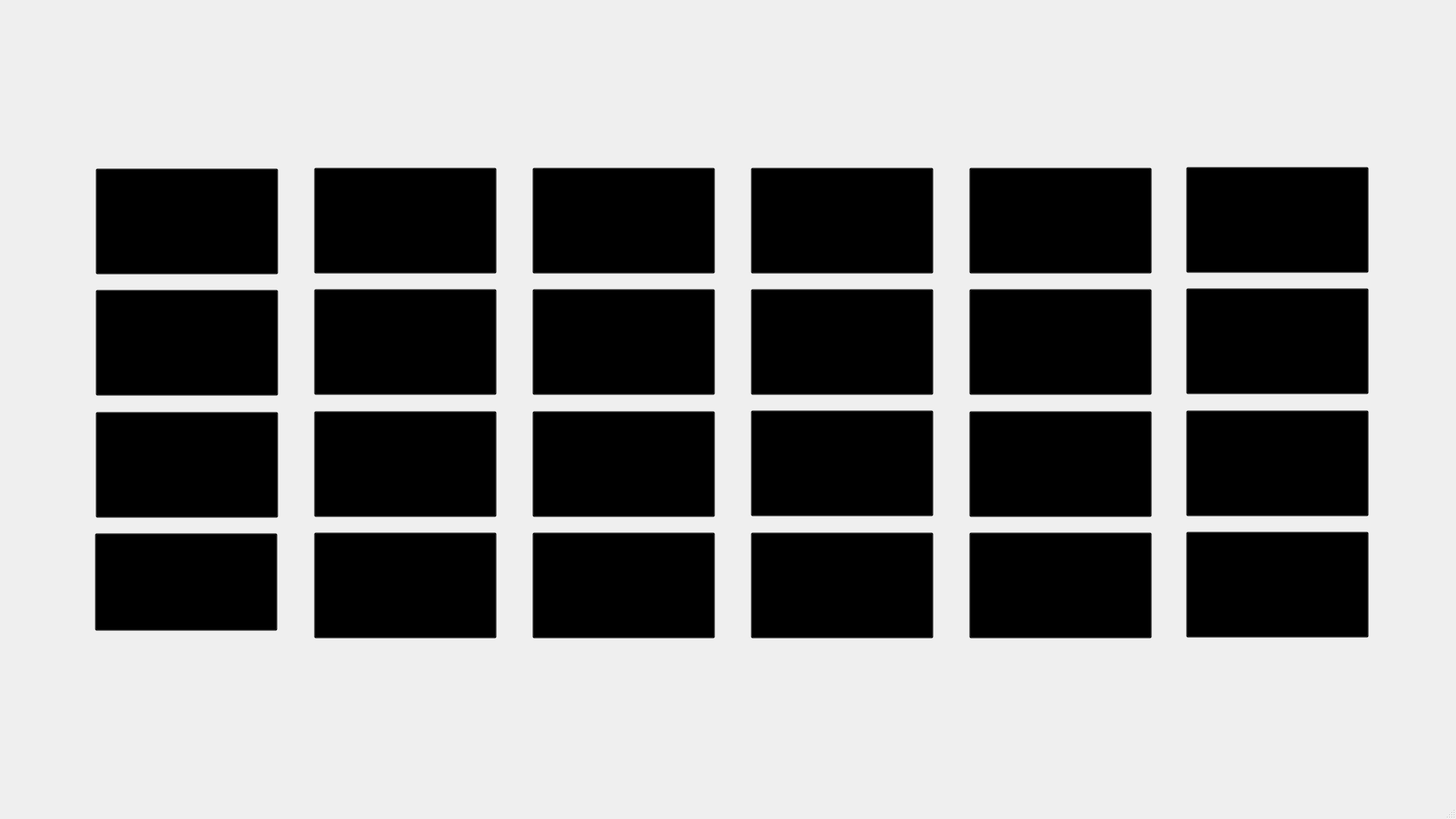
<?xml version="1.0" encoding="UTF-8"?>
<ui version="4.0">
 <class>MainWindow</class>
 <widget class="QMainWindow" name="MainWindow">
  <property name="geometry">
   <rect>
    <x>0</x>
    <y>0</y>
    <width>1920</width>
    <height>1080</height>
   </rect>
  </property>
  <property name="minimumSize">
   <size>
    <width>1920</width>
    <height>1080</height>
   </size>
  </property>
  <property name="windowTitle">
   <string>MainWindow</string>
  </property>
  <property name="styleSheet">
   <string notr="true">background-image: url(&quot;D:/Faculta/ModernC++/Triviador/Triviador/images/water-2.png&quot;)</string>
  </property>
  <widget class="QWidget" name="centralwidget">
   <widget class="QLabel" name="label">
    <property name="geometry">
     <rect>
      <x>0</x>
      <y>0</y>
      <width>161</width>
      <height>201</height>
     </rect>
    </property>
    <property name="styleSheet">
     <string notr="true">
image: url(&quot;D:/Faculta/ModernC++/Triviador/Triviador/images/shield1.png&quot;);</string>
    </property>
    <property name="text">
     <string/>
    </property>
   </widget>
   <widget class="QLabel" name="label_2">
    <property name="geometry">
     <rect>
      <x>1760</x>
      <y>0</y>
      <width>161</width>
      <height>191</height>
     </rect>
    </property>
    <property name="styleSheet">
     <string notr="true">
image: url(&quot;D:/Faculta/ModernC++/Triviador/Triviador/images/shield4.png&quot;);</string>
    </property>
    <property name="text">
     <string/>
    </property>
   </widget>
   <widget class="QLabel" name="label_3">
    <property name="geometry">
     <rect>
      <x>1760</x>
      <y>832</y>
      <width>171</width>
      <height>201</height>
     </rect>
    </property>
    <property name="styleSheet">
     <string notr="true">
image: url(&quot;D:/Faculta/ModernC++/Triviador/Triviador/images/shield3.png&quot;);</string>
    </property>
    <property name="text">
     <string/>
    </property>
   </widget>
   <widget class="QLabel" name="label_4">
    <property name="geometry">
     <rect>
      <x>0</x>
      <y>832</y>
      <width>161</width>
      <height>201</height>
     </rect>
    </property>
    <property name="styleSheet">
     <string notr="true">
image: url(&quot;D:/Faculta/ModernC++/Triviador/Triviador/images/shield2.png&quot;);</string>
    </property>
    <property name="text">
     <string/>
    </property>
   </widget>
   <widget class="QPushButton" name="pushButton">
    <property name="geometry">
     <rect>
      <x>126</x>
      <y>222</y>
      <width>241</width>
      <height>140</height>
     </rect>
    </property>
    <property name="styleSheet">
     <string notr="true">image:url(&quot;D:/Faculta/ModernC++/Triviador/Triviador/images/island1-removebg-preview.png&quot;);
background-color: transparent;</string>
    </property>
    <property name="text">
     <string/>
    </property>
   </widget>
   <widget class="QPushButton" name="pushButton_2">
    <property name="geometry">
     <rect>
      <x>126</x>
      <y>382</y>
      <width>241</width>
      <height>140</height>
     </rect>
    </property>
    <property name="styleSheet">
     <string notr="true">image:url(&quot;D:/Faculta/ModernC++/Triviador/Triviador/images/island2-removebg-preview.png&quot;);
background-color: transparent;</string>
    </property>
    <property name="text">
     <string/>
    </property>
   </widget>
   <widget class="QPushButton" name="pushButton_3">
    <property name="geometry">
     <rect>
      <x>126</x>
      <y>543</y>
      <width>241</width>
      <height>140</height>
     </rect>
    </property>
    <property name="styleSheet">
     <string notr="true">image:url(&quot;D:/Faculta/ModernC++/Triviador/Triviador/images/island2-removebg-preview.png&quot;);
background-color: transparent;</string>
    </property>
    <property name="text">
     <string/>
    </property>
   </widget>
   <widget class="QPushButton" name="pushButton_4">
    <property name="geometry">
     <rect>
      <x>125</x>
      <y>703</y>
      <width>241</width>
      <height>129</height>
     </rect>
    </property>
    <property name="styleSheet">
     <string notr="true">image:url(&quot;D:/Faculta/ModernC++/Triviador/Triviador/images/island2-removebg-preview.png&quot;);
background-color: transparent;</string>
    </property>
    <property name="text">
     <string/>
    </property>
   </widget>
   <widget class="QPushButton" name="pushButton_6">
    <property name="geometry">
     <rect>
      <x>414</x>
      <y>381</y>
      <width>241</width>
      <height>140</height>
     </rect>
    </property>
    <property name="styleSheet">
     <string notr="true">image:url(&quot;D:/Faculta/ModernC++/Triviador/Triviador/images/island1-removebg-preview.png&quot;);
background-color: transparent;</string>
    </property>
    <property name="text">
     <string/>
    </property>
   </widget>
   <widget class="QPushButton" name="pushButton_7">
    <property name="geometry">
     <rect>
      <x>414</x>
      <y>221</y>
      <width>241</width>
      <height>140</height>
     </rect>
    </property>
    <property name="styleSheet">
     <string notr="true">image:url(&quot;D:/Faculta/ModernC++/Triviador/Triviador/images/island1-removebg-preview.png&quot;);
background-color: transparent;</string>
    </property>
    <property name="text">
     <string/>
    </property>
   </widget>
   <widget class="QPushButton" name="pushButton_8">
    <property name="geometry">
     <rect>
      <x>414</x>
      <y>702</y>
      <width>241</width>
      <height>140</height>
     </rect>
    </property>
    <property name="styleSheet">
     <string notr="true">image:url(&quot;D:/Faculta/ModernC++/Triviador/Triviador/images/island3-removebg-preview.png&quot;);
background-color: transparent;</string>
    </property>
    <property name="text">
     <string/>
    </property>
   </widget>
   <widget class="QPushButton" name="pushButton_9">
    <property name="geometry">
     <rect>
      <x>414</x>
      <y>542</y>
      <width>241</width>
      <height>140</height>
     </rect>
    </property>
    <property name="styleSheet">
     <string notr="true">image:url(&quot;D:/Faculta/ModernC++/Triviador/Triviador/images/island2-removebg-preview.png&quot;);
background-color: transparent;</string>
    </property>
    <property name="text">
     <string/>
    </property>
   </widget>
   <widget class="QPushButton" name="pushButton_10">
    <property name="geometry">
     <rect>
      <x>990</x>
      <y>541</y>
      <width>241</width>
      <height>140</height>
     </rect>
    </property>
    <property name="styleSheet">
     <string notr="true">image:url(&quot;D:/Faculta/ModernC++/Triviador/Triviador/images/island8-removebg-preview.png&quot;);
background-color: transparent;</string>
    </property>
    <property name="text">
     <string/>
    </property>
   </widget>
   <widget class="QPushButton" name="pushButton_11">
    <property name="geometry">
     <rect>
      <x>990</x>
      <y>702</y>
      <width>241</width>
      <height>140</height>
     </rect>
    </property>
    <property name="styleSheet">
     <string notr="true">image:url(&quot;D:/Faculta/ModernC++/Triviador/Triviador/images/island8-removebg-preview.png&quot;);
background-color: transparent;</string>
    </property>
    <property name="text">
     <string/>
    </property>
   </widget>
   <widget class="QPushButton" name="pushButton_12">
    <property name="geometry">
     <rect>
      <x>990</x>
      <y>221</y>
      <width>241</width>
      <height>140</height>
     </rect>
    </property>
    <property name="styleSheet">
     <string notr="true">image:url(&quot;D:/Faculta/ModernC++/Triviador/Triviador/images/island4-removebg-preview.png&quot;);
background-color: transparent;</string>
    </property>
    <property name="text">
     <string/>
    </property>
   </widget>
   <widget class="QPushButton" name="pushButton_5">
    <property name="geometry">
     <rect>
      <x>702</x>
      <y>381</y>
      <width>241</width>
      <height>140</height>
     </rect>
    </property>
    <property name="styleSheet">
     <string notr="true">image:url(&quot;D:/Faculta/ModernC++/Triviador/Triviador/images/island3-removebg-preview.png&quot;);
background-color: transparent;</string>
    </property>
    <property name="text">
     <string/>
    </property>
   </widget>
   <widget class="QPushButton" name="pushButton_13">
    <property name="geometry">
     <rect>
      <x>702</x>
      <y>221</y>
      <width>241</width>
      <height>140</height>
     </rect>
    </property>
    <property name="styleSheet">
     <string notr="true">image:url(&quot;D:/Faculta/ModernC++/Triviador/Triviador/images/island1-removebg-preview.png&quot;);
background-color: transparent;</string>
    </property>
    <property name="text">
     <string/>
    </property>
   </widget>
   <widget class="QPushButton" name="pushButton_14">
    <property name="geometry">
     <rect>
      <x>990</x>
      <y>381</y>
      <width>241</width>
      <height>140</height>
     </rect>
    </property>
    <property name="styleSheet">
     <string notr="true">image:url(&quot;D:/Faculta/ModernC++/Triviador/Triviador/images/island8-removebg-preview.png&quot;);
background-color: transparent;</string>
    </property>
    <property name="text">
     <string/>
    </property>
   </widget>
   <widget class="QPushButton" name="pushButton_15">
    <property name="geometry">
     <rect>
      <x>702</x>
      <y>702</y>
      <width>241</width>
      <height>140</height>
     </rect>
    </property>
    <property name="styleSheet">
     <string notr="true">image:url(&quot;D:/Faculta/ModernC++/Triviador/Triviador/images/island3-removebg-preview.png&quot;);
background-color: transparent;</string>
    </property>
    <property name="text">
     <string/>
    </property>
   </widget>
   <widget class="QPushButton" name="pushButton_16">
    <property name="geometry">
     <rect>
      <x>702</x>
      <y>542</y>
      <width>241</width>
      <height>140</height>
     </rect>
    </property>
    <property name="styleSheet">
     <string notr="true">image:url(&quot;D:/Faculta/ModernC++/Triviador/Triviador/images/island3-removebg-preview.png&quot;);
background-color: transparent;</string>
    </property>
    <property name="text">
     <string/>
    </property>
   </widget>
   <widget class="QPushButton" name="pushButton_17">
    <property name="geometry">
     <rect>
      <x>1564</x>
      <y>541</y>
      <width>241</width>
      <height>140</height>
     </rect>
    </property>
    <property name="styleSheet">
     <string notr="true">image:url(&quot;D:/Faculta/ModernC++/Triviador/Triviador/images/island7-removebg-preview.png&quot;);
background-color: transparent;</string>
    </property>
    <property name="text">
     <string/>
    </property>
   </widget>
   <widget class="QPushButton" name="pushButton_18">
    <property name="geometry">
     <rect>
      <x>1564</x>
      <y>701</y>
      <width>241</width>
      <height>140</height>
     </rect>
    </property>
    <property name="styleSheet">
     <string notr="true">image:url(&quot;D:/Faculta/ModernC++/Triviador/Triviador/images/island7-removebg-preview.png&quot;);
background-color: transparent;</string>
    </property>
    <property name="text">
     <string/>
    </property>
   </widget>
   <widget class="QPushButton" name="pushButton_19">
    <property name="geometry">
     <rect>
      <x>1564</x>
      <y>220</y>
      <width>241</width>
      <height>140</height>
     </rect>
    </property>
    <property name="styleSheet">
     <string notr="true">image:url(&quot;D:/Faculta/ModernC++/Triviador/Triviador/images/island4-removebg-preview.png&quot;);
background-color: transparent;</string>
    </property>
    <property name="text">
     <string/>
    </property>
   </widget>
   <widget class="QPushButton" name="pushButton_20">
    <property name="geometry">
     <rect>
      <x>1278</x>
      <y>381</y>
      <width>241</width>
      <height>140</height>
     </rect>
    </property>
    <property name="styleSheet">
     <string notr="true">image:url(&quot;D:/Faculta/ModernC++/Triviador/Triviador/images/island7-removebg-preview.png&quot;);
background-color: transparent;</string>
    </property>
    <property name="text">
     <string/>
    </property>
   </widget>
   <widget class="QPushButton" name="pushButton_21">
    <property name="geometry">
     <rect>
      <x>1278</x>
      <y>221</y>
      <width>241</width>
      <height>140</height>
     </rect>
    </property>
    <property name="styleSheet">
     <string notr="true">image:url(&quot;D:/Faculta/ModernC++/Triviador/Triviador/images/island4-removebg-preview.png&quot;);
background-color: transparent;</string>
    </property>
    <property name="text">
     <string/>
    </property>
   </widget>
   <widget class="QPushButton" name="pushButton_22">
    <property name="geometry">
     <rect>
      <x>1564</x>
      <y>380</y>
      <width>241</width>
      <height>140</height>
     </rect>
    </property>
    <property name="styleSheet">
     <string notr="true">image:url(&quot;D:/Faculta/ModernC++/Triviador/Triviador/images/island4-removebg-preview.png&quot;);
background-color: transparent;</string>
    </property>
    <property name="text">
     <string/>
    </property>
   </widget>
   <widget class="QPushButton" name="pushButton_23">
    <property name="geometry">
     <rect>
      <x>1278</x>
      <y>702</y>
      <width>241</width>
      <height>140</height>
     </rect>
    </property>
    <property name="styleSheet">
     <string notr="true">image:url(&quot;D:/Faculta/ModernC++/Triviador/Triviador/images/island8-removebg-preview.png&quot;);
background-color: transparent;</string>
    </property>
    <property name="text">
     <string/>
    </property>
   </widget>
   <widget class="QPushButton" name="pushButton_24">
    <property name="geometry">
     <rect>
      <x>1278</x>
      <y>542</y>
      <width>241</width>
      <height>140</height>
     </rect>
    </property>
    <property name="styleSheet">
     <string notr="true">image:url(&quot;D:/Faculta/ModernC++/Triviador/Triviador/images/island7-removebg-preview.png&quot;);
background-color: transparent;</string>
    </property>
    <property name="text">
     <string/>
    </property>
   </widget>
   <widget class="QLabel" name="label_5">
    <property name="geometry">
     <rect>
      <x>128</x>
      <y>31</y>
      <width>181</width>
      <height>121</height>
     </rect>
    </property>
    <property name="styleSheet">
     <string notr="true">image: url(&quot;D:/Faculta/ModernC++/Triviador/Triviador/images/ship2.png&quot;)</string>
    </property>
    <property name="text">
     <string/>
    </property>
   </widget>
   <widget class="QLabel" name="label_6">
    <property name="geometry">
     <rect>
      <x>160</x>
      <y>896</y>
      <width>181</width>
      <height>121</height>
     </rect>
    </property>
    <property name="styleSheet">
     <string notr="true">image: url(&quot;D:/Faculta/ModernC++/Triviador/Triviador/images/ship2.png&quot;)</string>
    </property>
    <property name="text">
     <string/>
    </property>
   </widget>
   <widget class="QLabel" name="label_7">
    <property name="geometry">
     <rect>
      <x>1600</x>
      <y>31</y>
      <width>181</width>
      <height>121</height>
     </rect>
    </property>
    <property name="styleSheet">
     <string notr="true">image: url(&quot;D:/Faculta/ModernC++/Triviador/Triviador/images/ship1.png&quot;)</string>
    </property>
    <property name="text">
     <string/>
    </property>
   </widget>
   <widget class="QLabel" name="label_8">
    <property name="geometry">
     <rect>
      <x>1600</x>
      <y>863</y>
      <width>181</width>
      <height>121</height>
     </rect>
    </property>
    <property name="styleSheet">
     <string notr="true">image: url(&quot;D:/Faculta/ModernC++/Triviador/Triviador/images/ship1.png&quot;)</string>
    </property>
    <property name="text">
     <string/>
    </property>
   </widget>
  </widget>
  <widget class="QStatusBar" name="statusbar"/>
 </widget>
 <resources/>
 <connections/>
</ui>
